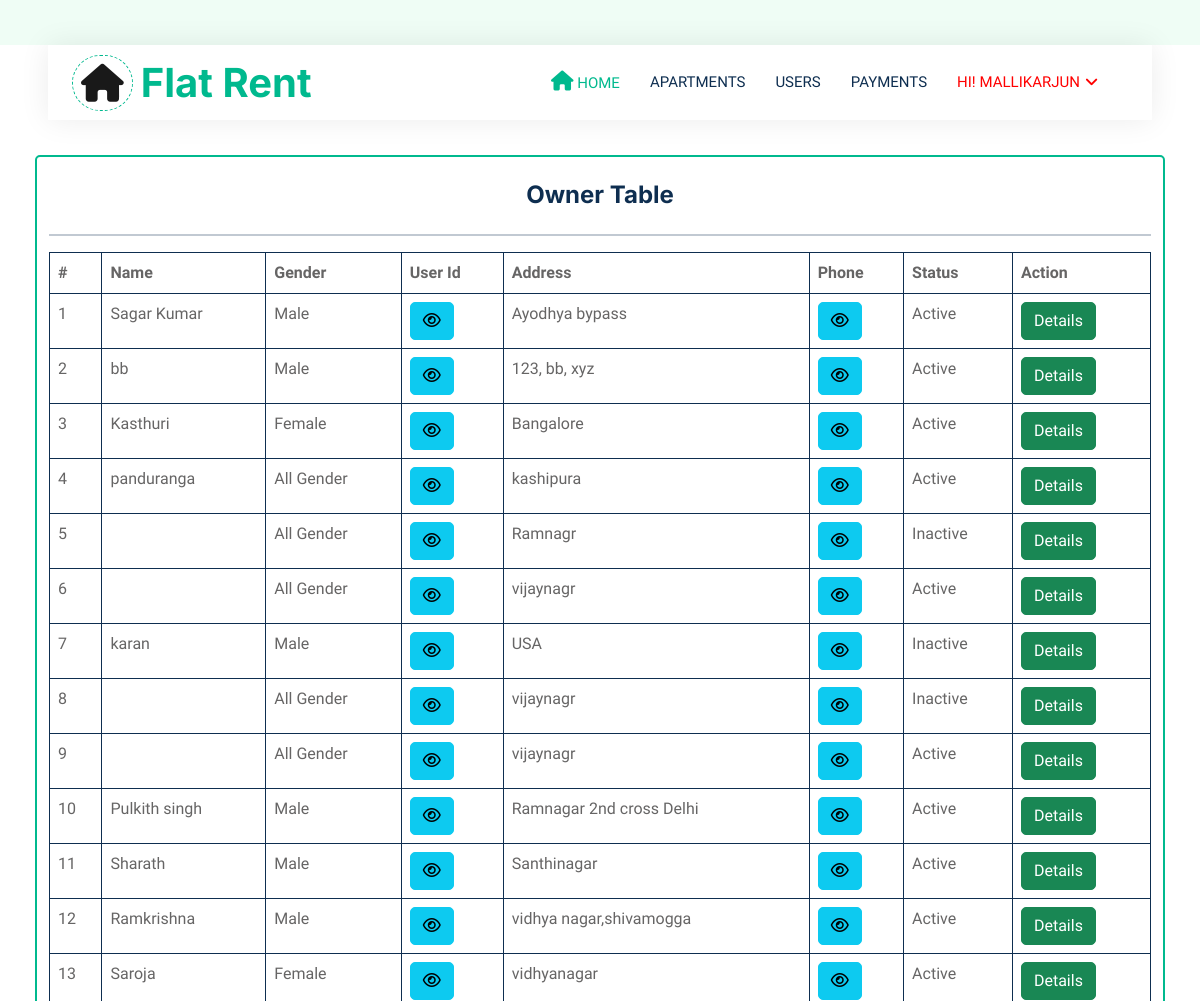
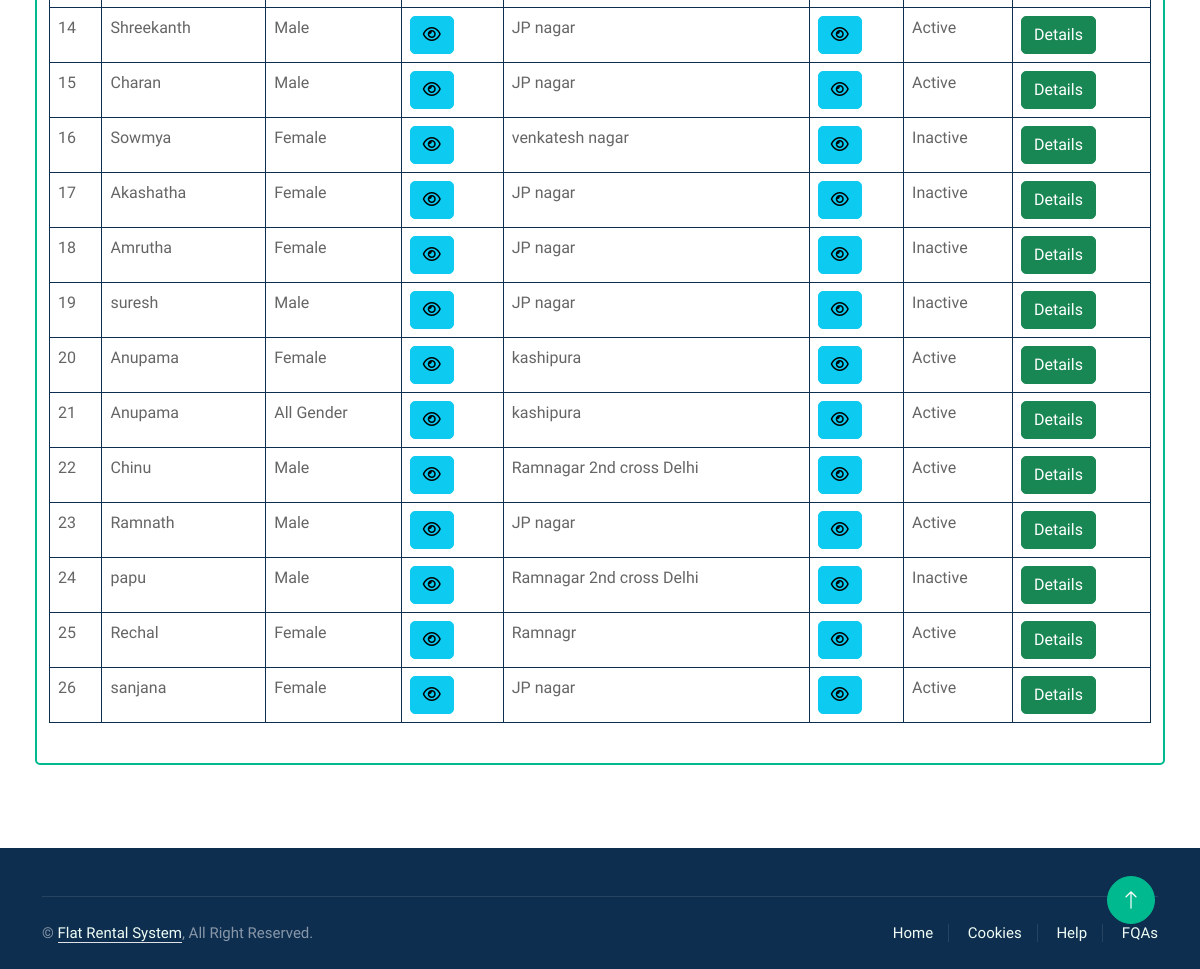
Page /owner_table/ (signed in) on the committed database (2 pictures, top to bottom).
### Flatapp/models.py (models this page shows, shortened)
class Owner(models.Model):
    user = models.ForeignKey(User, on_delete=models.CASCADE, null=True, blank=True)
    address = models.CharField(max_length=100, null=True, blank=True)
    mobile = models.CharField(max_length=100, null=True, blank=True)
    elect_img = models.FileField(null=True, blank=True)
    sec_question = models.CharField(max_length=200, null=True, blank=True)
    answer = models.CharField(max_length=200, null=True, blank=True)
    aadhar_img = models.FileField(null=True, blank=True)
    gender = models.CharField(max_length=200, null=True, blank=True)
    status = models.IntegerField(choices=STATUS, default=2)
    creationdate = models.DateTimeField(auto_now_add=True)

### Flatapp/views.py (the view)
# urls.py: path('owner_table/', owner_table, name="owner_table"),
@login_required(login_url='/admin_login/')
def owner_table(request):
    data = Owner.objects.all()
    return render(request, "owner_table.html", locals())

### Flatapp/templates/owner_table.html (shortened to what this page needs)
{% extends 'index.html' %}
{% load static %}
{% block body %}
<link rel="stylesheet" href="https://cdnjs.cloudflare.com/ajax/libs/font-awesome/6.2.0/css/all.min.css" />
<div class="container-fluid mb-5 wow fadeIn" data-wow-delay="0.1s" style="padding: 35px;">
            <div class="card container border border-2 border-primary py-4">
                <h4 class="text-center">Owner Table</h4>
                <hr class="border border-dark">
                <table class="table table-bordered border-dark">
                    <thead>
                    <tr>
                        <th>#</th>
                        <th>Name</th>
                        <th>Gender</th>
                        <th>User Id</th>
                        <th>Address</th>
                        <th>Phone</th>
                        <th>Status</th>
                        <th>Action</th>
                    </tr>
                    </thead>
                    <tbody>
                    {% for i in data %}
                    <tr>
                        <td>{{forloop.counter}}</td>
                        <td>{{i.user.first_name}}</td>
                        <td>{{i.gender}}</td>
                        <td>
                            <button type="button" class="btn btn-info" id="email-btn-{{forloop.counter}}" onclick="togglePassword('email-{{forloop.counter}}', this.id)"><i class="fa fa-eye"></i></button>
                        </td>
                        <td>{{i.address}}</td>
                        <td>
                            <button type="button" class="btn btn-info" id="mobile-btn-{{forloop.counter}}" onclick="togglePassword('mobile-{{forloop.counter}}', this.id)"><i class="fa fa-eye"></i></button>
                        </td>
                        <td>
                            {% if i.status == 2 %}
                                Inactive
                            {% else %}
                                Active
                            {% endif %}
                        </td>
                        <td>
                            <a href="{% url 'owner_detail' pid=i.id %}">
                                <button type="button" class="btn btn-success">Details
                                </button>
                            </a>
                        </td>
                    </tr>
                    {% endfor %}
                    </tbody>
                </table>
            </div>
        </div>
{% endblock %}

### Flatapp/templates/index.html (shortened to what this page needs)
<!DOCTYPE html>
{% load static %}
<html lang="en">
<head>
    <link href="https://cdnjs.cloudflare.com/ajax/libs/font-awesome/5.10.0/css/all.min.css" rel="stylesheet">
    <link href="https://cdn.jsdelivr.net/npm/bootstrap-icons@1.4.1/font/bootstrap-icons.css" rel="stylesheet">
    <link href="{% static 'lib/animate/animate.min.css' %}" rel="stylesheet">
    <link href="{% static 'lib/owlcarousel/assets/owl.carousel.min.css' %}" rel="stylesheet">
    <link href="{% static 'css/bootstrap.min.css' %}" rel="stylesheet">
    <link rel="stylesheet" href="https://cdnjs.cloudflare.com/ajax/libs/font-awesome/4.7.0/css/font-awesome.min.css">
    <link href="{% static 'css/style.css' %}" rel="stylesheet">
</head>
<body>
    <div class="container-xxl bg-white p-0">
        <div class="container-fluid nav-bar bg-transparent">
            <nav class="navbar navbar-expand-lg bg-white navbar-light py-0 px-4">
                <a href="/" class="navbar-brand d-flex align-items-center text-center">
                    <div class="icon p-2 me-2">
                        <i class="fa fa-home" style='font-size:38px;'></i>
                    </div>
                    <h1 class="m-0 text-primary">Flat Rent</h1>
                </a>
                <div class="collapse navbar-collapse" id="navbarCollapse">
                    <div class="navbar-nav ms-auto">
                        <a href="/" class="nav-item nav-link active"><i class='fas fa-home' style='font-size:20px'></i> Home</a>
                        {% if request.user.is_authenticated %}
                            {% if request.user.is_staff %}
                                <a href="/owner_table/" class="nav-item nav-link"> Owners</a>
                                <a href="/user_table/" class="nav-item nav-link"> Users</a>
                                <a href="/apartment_admtable/" class="nav-item nav-link"> Apartments</a>
                                <a href="/feedback/" class="nav-item nav-link"> Feedbacks</a>
                                <div class="nav-item dropdown">
                                    <a href="#" class="nav-link dropdown-toggle" data-bs-toggle="dropdown" style="color:red"> Hi! {{ request.user.username }}</a>
                                    <div class="dropdown-menu rounded-0 m-0">
                                        <a href="/admin_change_password/" class="dropdown-item">Change Password</a>
                                        <a href="/logout_user/" class="dropdown-item">Logout</a>
                                    </div>
                                </div>
                        {% elif request.user.owner_set.all %}
                                <a href="/apartment_table/" class="nav-item nav-link"> Apartments</a>
                                <a href="/user_booking_list/" class="nav-item nav-link"> Users</a>
                                <a href="/user_payment/" class="nav-item nav-link"> Payments</a>
                                <div class="nav-item dropdown">
                                    <a href="#" class="nav-link dropdown-toggle" style="color:red" data-bs-toggle="dropdown"> Hi! {{ request.user.username }}</a>
                                </div>
                        {% endif %}
                    {% endif %}
                </div>
            </nav>
        </div>
{% block body %}
{% endblock %}
        <div class="container-fluid bg-dark text-white-50 footer pt-5 mt-5 wow fadeIn" data-wow-delay="0.1s">
            <div class="container">
                <div class="copyright">
                    <div class="row">
                        <div class="col-md-6 text-center text-md-start mb-3 mb-md-0">
                            &copy; <a class="border-bottom" href="#">Flat Rental System</a>, All Right Reserved.
								</div>
                        <div class="col-md-6 text-center text-md-end">
                            <div class="footer-menu">
                                <a href="">Home</a>
                                <a href="">Cookies</a>
                                <a href="">Help</a>
                                <a href="">FQAs</a>
                            </div>
                        </div>
                    </div>
                </div>
            </div>
        </div>
        <a href="#" class="btn btn-lg btn-primary btn-lg-square back-to-top"><i class="bi bi-arrow-up"></i></a>
    </div>
</body>
</html>

### Flatapp/static/css/style.css (style rules this page uses)
:root { --primary: #00B98E; --secondary: #FF6922; --light: #EFFDF5; --dark: #0E2E50; }
.back-to-top { position: fixed; display: none; right: 45px; bottom: 45px; z-index: 99; }
.btn { transition: .5s; }
.btn.btn-primary, .btn.btn-secondary { color: #FFFFFF; }
.btn-lg-square { width: 48px; height: 48px; }
.btn-square, .btn-sm-square, .btn-lg-square { padding: 0; display: flex; align-items: center; justify-content: center; font-weight: normal; border-radius: 50px; }
.nav-bar { position: relative; margin-top: 45px; padding: 0 3rem; transition: .5s; z-index: 9999; }
.navbar { box-shadow: 0 0 30px rgba(0, 0, 0, .08); }
.navbar .dropdown-toggle::after { border: none; content: "\f107"; font-family: "Font Awesome 5 Free"; font-weight: 900; vertical-align: middle; margin-left: 5px; transition: .5s; }
.navbar-light .navbar-nav .nav-link { margin-right: 30px; padding: 25px 0; color: #FFFFFF; font-size: 15px; text-transform: uppercase; outline: none; }
.navbar-light .navbar-nav .nav-link:hover, .navbar-light .navbar-nav .nav-link.active { color: var(--primary); }
.navbar-light .navbar-brand { height: 75px; }
.navbar-light .navbar-nav .nav-link { color: var(--dark); font-weight: 500; }
.icon { padding: 15px; display: inline-flex; align-items: center; justify-content: center; background: #FFFFFF !important; border-radius: 50px; border: 1px dashed var(--primary) !important; }
.footer .copyright { padding: 25px 0; font-size: 15px; border-top: 1px solid rgba(256, 256, 256, .1); }
.footer .copyright a { color: var(--light); }
.footer .footer-menu a { margin-right: 15px; padding-right: 15px; border-right: 1px solid rgba(255, 255, 255, .1); }
.footer .footer-menu a:last-child { margin-right: 0; padding-right: 0; border-right: none; }

### Flatapp/templates/owner_table.html (style rules this page uses)
td { padding:0px; }

### rows in the picture
Owner: user.first_name "Sagar Kumar", gender "Male", address "Ayodhya bypass", status "Active"
Owner: user.first_name "bb", gender "Male", address "123, bb, xyz", status "Active"
Owner: user.first_name "Kasthuri", gender "Female", address "Bangalore", status "Active"
Owner: user.first_name "panduranga", gender "All Gender", address "kashipura", status "Active"
Owner: gender "All Gender", address "Ramnagr", status "Inactive"
Owner: gender "All Gender", address "vijaynagr", status "Active"
Owner: user.first_name "karan", gender "Male", address "USA", status "Inactive"
Owner: gender "All Gender", address "vijaynagr", status "Inactive"
Owner: gender "All Gender", address "vijaynagr", status "Active"
Owner: user.first_name "Pulkith singh", gender "Male", address "Ramnagar 2nd cross Delhi", status "Active"
Owner: user.first_name "Sharath", gender "Male", address "Santhinagar", status "Active"
Owner: user.first_name "Ramkrishna", gender "Male", address "vidhya nagar,shivamogga", status "Active"
Owner: user.first_name "Saroja", gender "Female", address "vidhyanagar", status "Active"
Owner: user.first_name "Shreekanth", gender "Male", address "JP nagar", status "Active"
Owner: user.first_name "Charan", gender "Male", address "JP nagar", status "Active"
Owner: user.first_name "Sowmya", gender "Female", address "venkatesh nagar", status "Inactive"
Owner: user.first_name "Akashatha", gender "Female", address "JP nagar", status "Inactive"
Owner: user.first_name "Amrutha", gender "Female", address "JP nagar", status "Inactive"
Owner: user.first_name "suresh", gender "Male", address "JP nagar", status "Inactive"
Owner: user.first_name "Anupama", gender "Female", address "kashipura", status "Active"
Owner: user.first_name "Anupama", gender "All Gender", address "kashipura", status "Active"
Owner: user.first_name "Chinu", gender "Male", address "Ramnagar 2nd cross Delhi", status "Active"
Owner: user.first_name "Ramnath", gender "Male", address "JP nagar", status "Active"
Owner: user.first_name "papu", gender "Male", address "Ramnagar 2nd cross Delhi", status "Inactive"
Owner: user.first_name "Rechal", gender "Female", address "Ramnagr", status "Active"
Owner: user.first_name "sanjana", gender "Female", address "JP nagar", status "Active"

### other values in the picture
{{ request.user.username }} "MALLIKARJUN"
